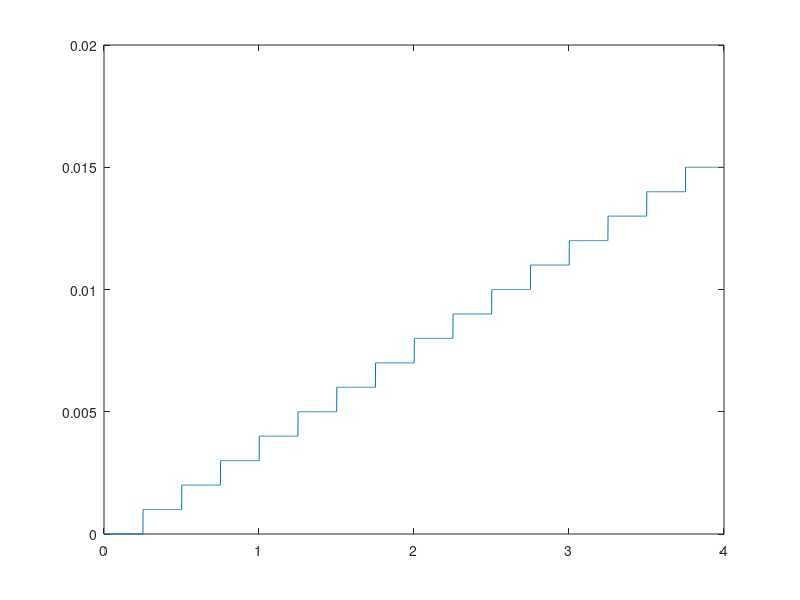

This figure's MATLAB source:
function tema_de_casa_exercitiu3()
    N = 4; %4 niveluri
    ts = 0.001;
    t = 0:ts:N;
    
    j = 1;
    
    for i = 1:length(t)
     if  t(i) <= j*0.25
         if j <= length(t)
             x(i) = t(j);
         else
             x(i) = 0;
         end
     else
        if j <= length(t)
             x(i) = t(j);
        end
        j = j+1; 
     end
    end
    
    axis([0 20 -5 3])
    plot(t,x);
   
end
